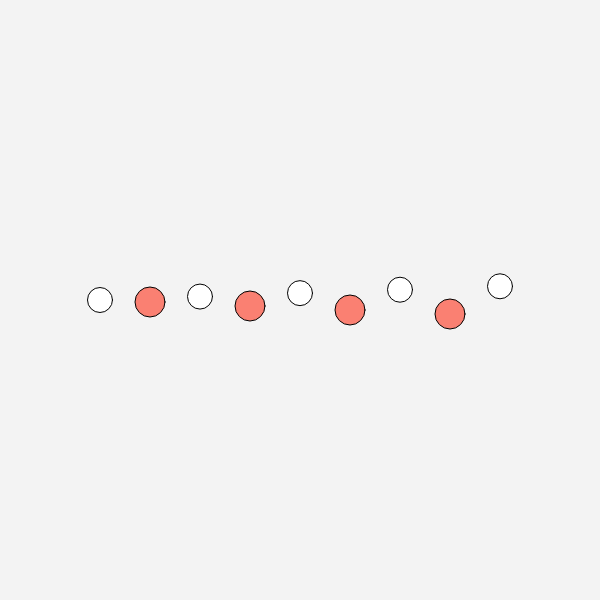
Frame 1 (no input)
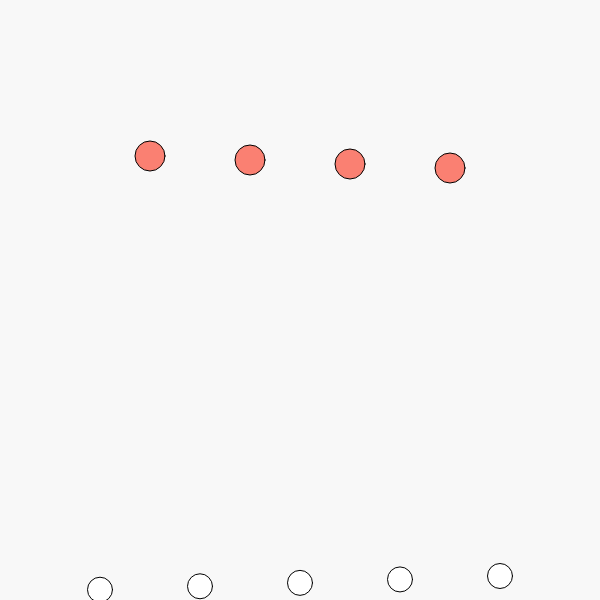
Frame 60 (no input)
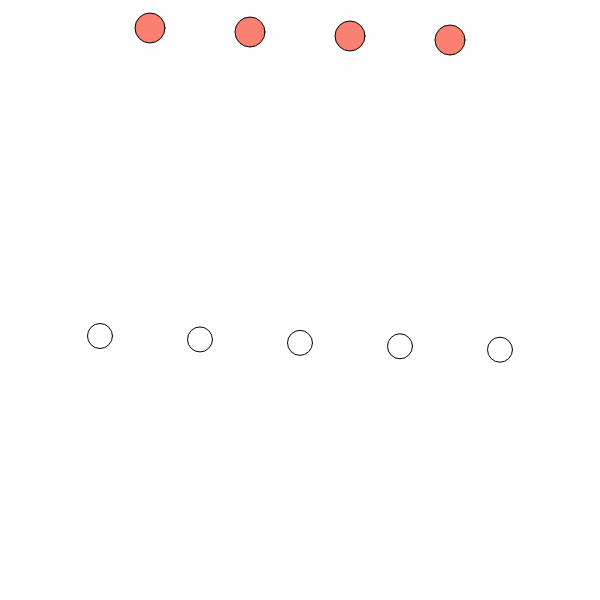
Frame 120 (the mouse pressed at the canvas centre since frame 60)

The p5.js sketch that drew these frames (run headless with seeded random() and noise() and a simulated clock; from frame 60 on, the mouse is pressed at the canvas centre):

// p5.js sketch
// ── sketch.js
// 最終課題を制作しよう

let x, y, vx, vy;

function setup() {
  createCanvas(600, 600);
   x = width / 2;
  y1 = height / 2;
  y2 = height / 2;
  vy1 = 2;
  vy2 = random(1,2);
}

function draw() {
  background(random(240,255));
  for(let i = 100; i <=500; i += 50){
    if(i % 100 == 50){
      fill(250,128,114);
      circle(i,y1,30);
    
    }
    else{
      fill(255);
      circle(i, y2, 25);
    
      }

y1 += vy1;
y2 -= vy2;   


//   // 跳ね返りは「速度 × -1」
//   if(i < 0 || i > width){ vx = -1 * vx; }
if(y1 < 0 || y1 > height){ vy1 = -1 * vy1; }
if(y2 < 0 || y2 > height){ vy2 = -1 * vy2; }

//   // x座標, y座標を画面内に戻しておく
//   i = constrain(i, 0, width);
y = constrain(y, 0, height);
  }
}
